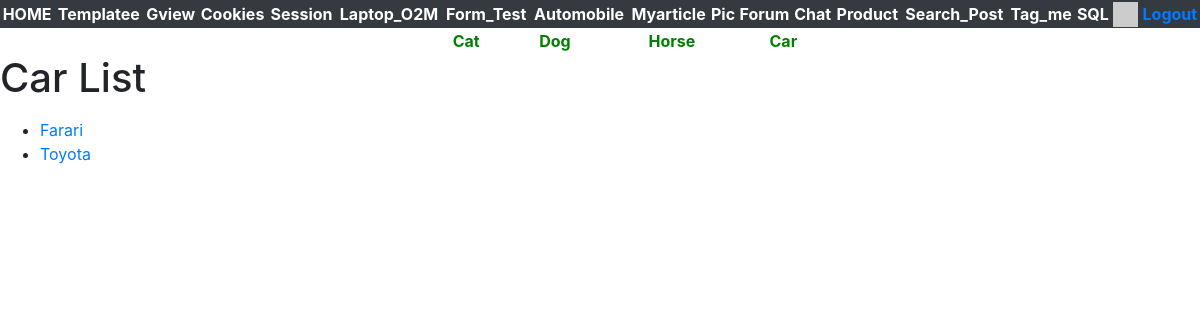
The app's page /gview/cars (signed in), older data.
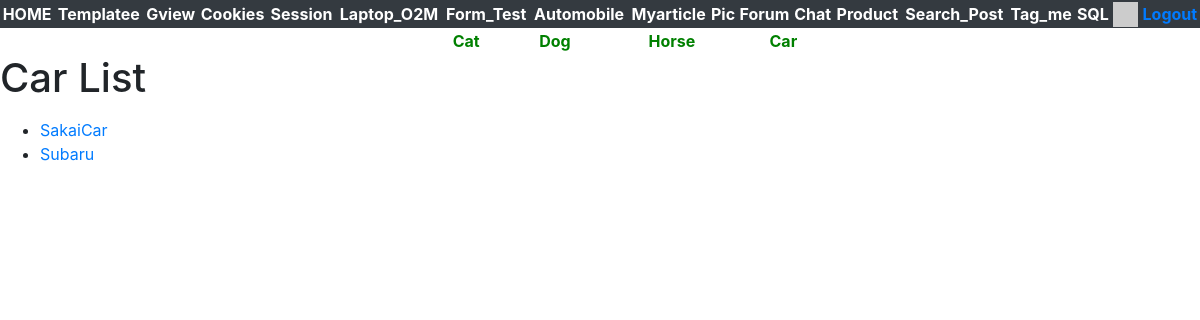
The same page, newer data.
### gview/models.py (models this page shows, shortened)
class Car(models.Model):
    name = models.CharField(max_length=200,db_index=True,help_text='Car name')

### gview/views.py (the view)
# urls.py: path('cars',views.CarListView.as_view(),name='cars'),
class CarListView(CatListView):
    model = Car

### gview/views.py (called while the page is built)
    def get(self,request):
        modelname = self.model._meta.verbose_name.title().lower()
        stuff = self.model.objects.all()
        cntx = {modelname+'_list':stuff}
        return render(request,'gview/'+modelname+'_list.html',cntx)

### home/context_processors.py (called while the page is built)
def settings(request):
    return {
        'settings': django_settings,
    }

### home/templatetags/app_tags.py (called while the page is built)
@register.filter(name='gravatar')
def gravatar(user, size=35):
    email = str(user.email.strip().lower()).encode('utf-8')
    email_hash = md5(email).hexdigest()
    url = "//www.gravatar.com/avatar/{0}?s={1}&d=identicon&r=PG"
    return url.format(email_hash, size)

### gview/templates/gview/car_list.html
{% extends "gview/base.html" %}
{% block content %}
<h1>Car List</h1>
<p>
    {% if car_list %}
<ul>
    {% for car in car_list %}
    <li>
        <a href={% url 'gview:car' car.id %}>{{car.name}}</a>
    </li>
    {% endfor %}
</ul>
{% else %}
<p>There are no cars in the database.</p>
{% endif %}
</p>
{% endblock %}

Row changes from the older to the newer data that the page shows:
removed Car: name "Farari"
removed Car: name "Toyota"
added Car: name "SakaiCar"
added Car: name "Subaru"
